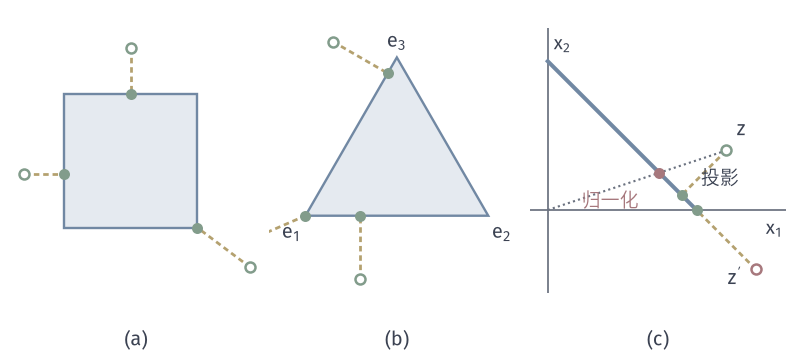

The Python source for this figure:
from pathlib import Path
import sys
sys.path.insert(0, str(Path(__file__).resolve().parents[1]/"feas-common"))
from feas_fig import *
HERE = Path(__file__).resolve().parent
fig, axs = figure(width_mm=112, height_mm=50, ncols=3)
ax = axs[0]; ax.fill([0, 1, 1, 0], [0, 0, 1, 1], facecolor=BLUE_FILL, edgecolor=BLUE, lw=.95)
for z in ([1.4, -.3], [.5, 1.35], [-.3, .4]):
    z = np.array(z); p = np.clip(z, 0, 1); ax.plot([z[0], p[0]], [z[1], p[1]], color=YELLOW, lw=1.1, ls=(0, (2, 1.4))); hollow(ax, z, GREEN, ms=4); dot(ax, p, GREEN, ms=4.4)
off(ax, (-.42, 1.5), (-.46, 1.46))
ax = axs[1]; triangle(ax, labels=True); off(ax, (-.2, 1.2), (-.42, 1.02))
for x in ([1.5, -.3, -.2], [.9, .5, -.4], [.3, -.4, 1.1]):
    z = np.array(x, float); za = z-(z.sum()-1)/3; p = proj(z)[0]; Z = bary(za); Q = bary(p); ax.plot([Z[0], Q[0]], [Z[1], Q[1]], color=YELLOW, lw=1.1, ls=(0, (2, 1.4))); hollow(ax, Z, GREEN, ms=4); dot(ax, Q, GREEN, ms=4.4)
ax = axs[2]; ax.plot([1, 0], [0, 1], color=BLUE, lw=1.6, zorder=2); ax.axhline(0, color=MUTED, lw=.7, zorder=0); ax.axvline(0, color=MUTED, lw=.7, zorder=0)
z = np.array([1.2, .4]); p = proj(z)[0]; n = z/z.sum()
ax.plot([z[0], p[0]], [z[1], p[1]], color=YELLOW, lw=1.1, ls=(0, (2, 1.4))); ax.plot([0, z[0]], [0, z[1]], color=MUTED, lw=.85, ls=(0, (1, 1.5)))
hollow(ax, z, GREEN, ms=4); dot(ax, p, GREEN, ms=4.4); dot(ax, n, RED, ms=4.4)
z2 = np.array([1.4, -.4]); hollow(ax, z2, RED, ms=4); dot(ax, proj(z2)[0], GREEN, ms=4.4); ax.plot([z2[0], 1], [z2[1], 0], color=YELLOW, lw=1.1, ls=(0, (2, 1.4)))
ax.text(1.27, .5, '$z$', fontsize=8); ax.text(.42, .02, '归一化', fontsize=7.5, ha='center', color=RED); ax.text(1.03, .17, '投影', fontsize=7.5, ha='left'); ax.text(1.31, -.5, "$z'$", fontsize=8, ha='right')
ax.text(1.58, -.06, '$x_1$', fontsize=7.5, va='top', ha='right'); ax.text(.04, 1.08, '$x_2$', fontsize=7.5)
off(ax, (-.12, 1.6), (-.56, 1.22))
panels(fig, .01, .99, .99, .1, .02); tags(fig, axs)
save(fig, HERE, 'figure', {'box': [0, 1], 'normalize': n.tolist(), 'project': p.tolist()})
